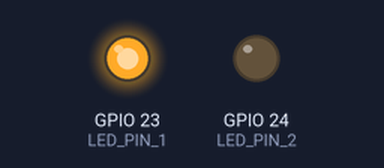
The program below on a simulated Raspberry Pi (BCM pin numbers). Parts: output pins drawn as LEDs (lit = HIGH).

Above: at 1.0 s.
At 3.0 s:
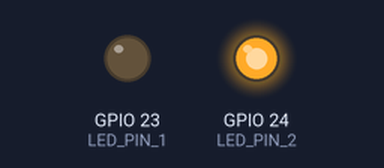
Timing chart, 0 to 5.2 s (numbered marks = the images above):
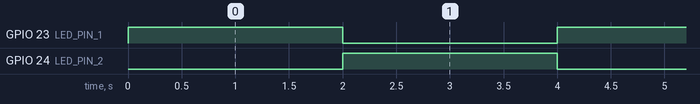

The program:

led_exercise2.py
```python
# coding: utf-8
# 2球のLEDを2秒間隔で交互に点滅

import RPi.GPIO as GPIO
import time

LED_PIN_1 = 23
LED_PIN_2 = 24

GPIO.setwarnings(False)
GPIO.cleanup()

GPIO.setmode(GPIO.BCM)
GPIO.setup(LED_PIN_1, GPIO.OUT)
GPIO.setup(LED_PIN_2, GPIO.OUT)

while True:
    GPIO.output(LED_PIN_1, GPIO.HIGH)
    GPIO.output(LED_PIN_2, GPIO.LOW)
    time.sleep(2)
    GPIO.output(LED_PIN_1, GPIO.LOW)
    GPIO.output(LED_PIN_2, GPIO.HIGH)
    time.sleep(2)
```

Measured:
- by itself, GPIO 23 (LED_PIN_1), GPIO 24 (LED_PIN_2): alternates HIGH for 2.0 s and LOW for 2.0 s
